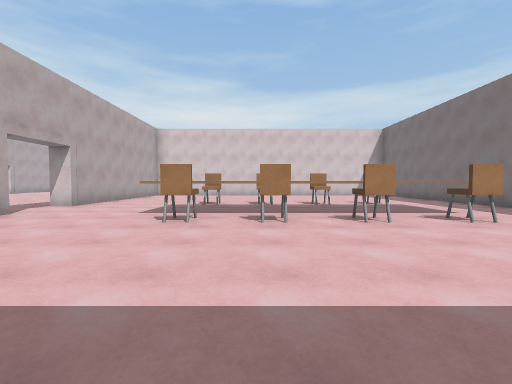
View 1 (above)

22 first-person views from a walk through a scene from a Unity 3-D project. The camera is 1.3 m above the floor, tilts 2° down and sees 90° across. Doors are open. The floor is counted in squares, 2 m on a side. Each view is taken from the middle of a square. On the plan, view 1 faces up. The plan holds only what a view shows up to about 9 squares ahead; the rest is blank. The place goes on beyond the plan. The player character is not drawn. Surface patterns are stand-ins for the level's own textures.

View 2
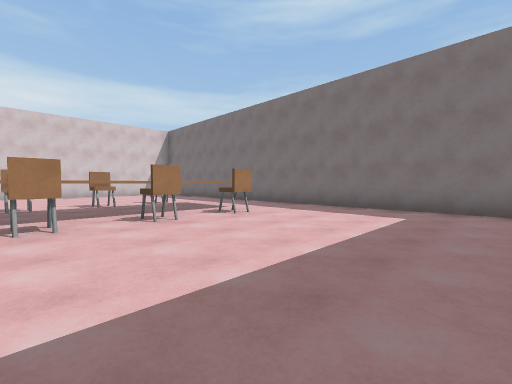

View 3
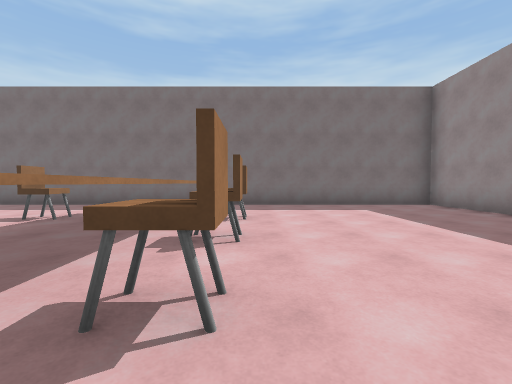

View 4
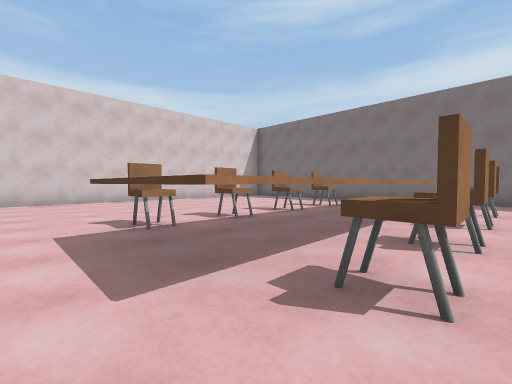

View 5
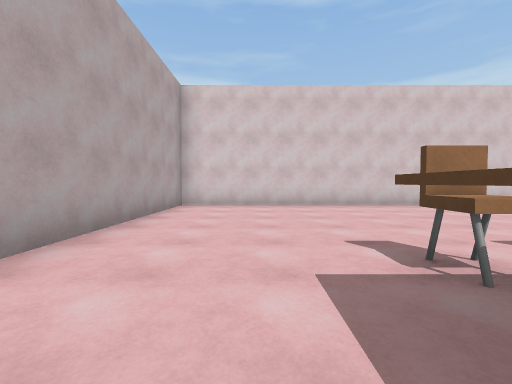

View 6
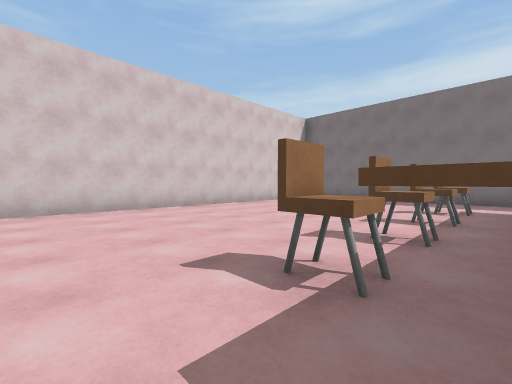

View 7
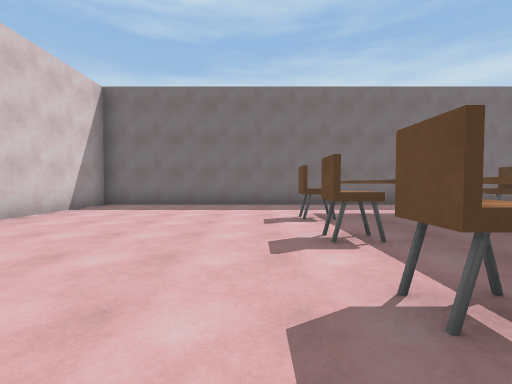

View 8
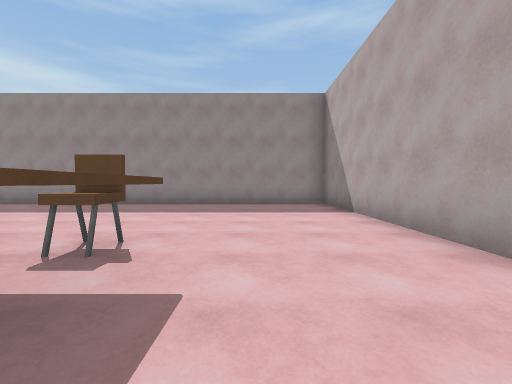

View 9
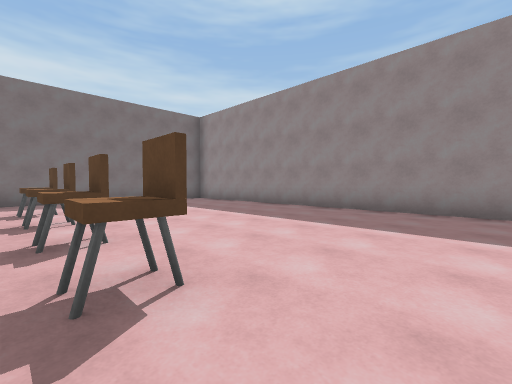

View 10
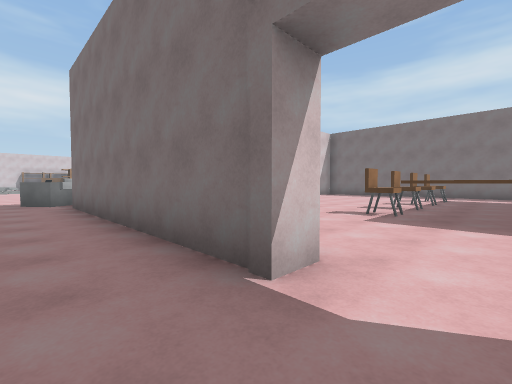

View 11
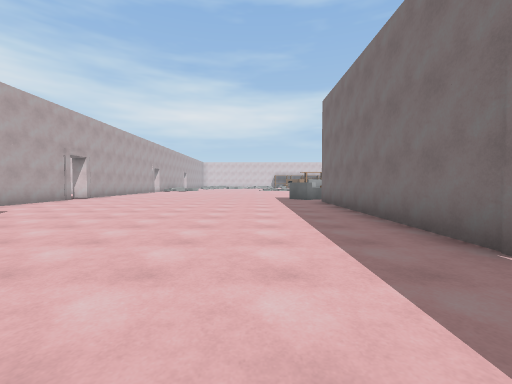

View 12
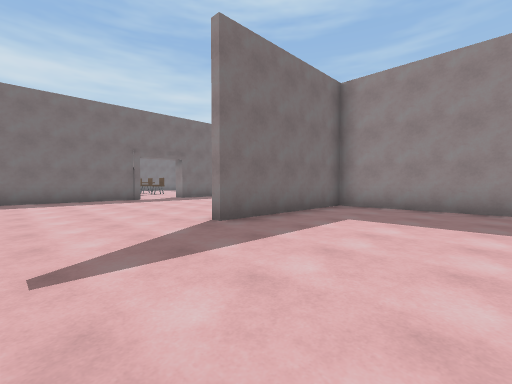

View 13
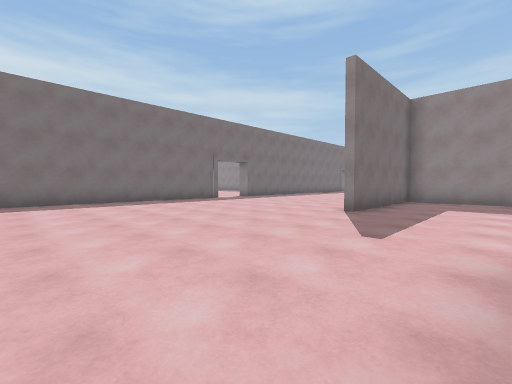

View 14
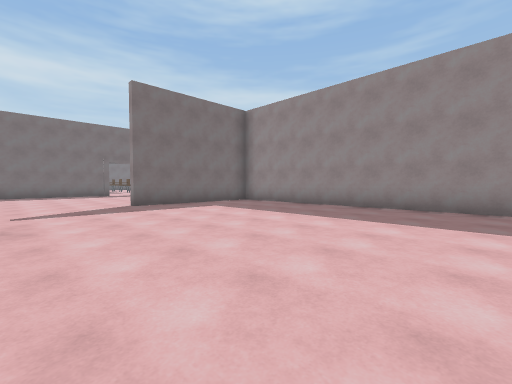

View 15
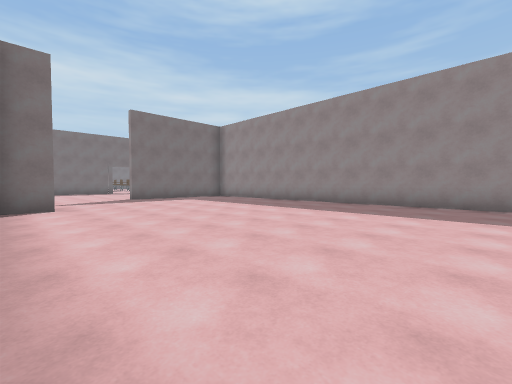

View 16
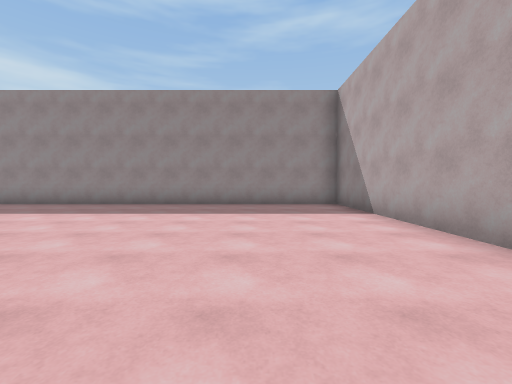

View 17
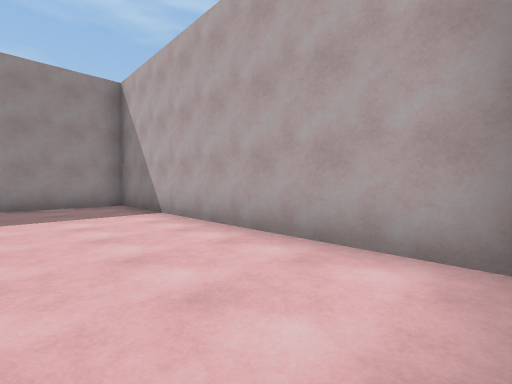

View 18
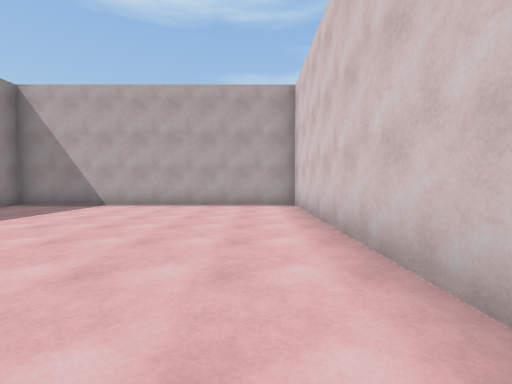

View 19
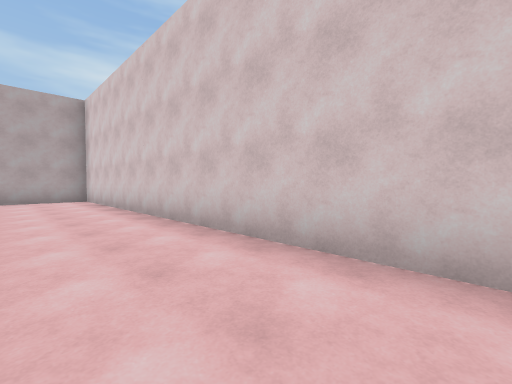

View 20
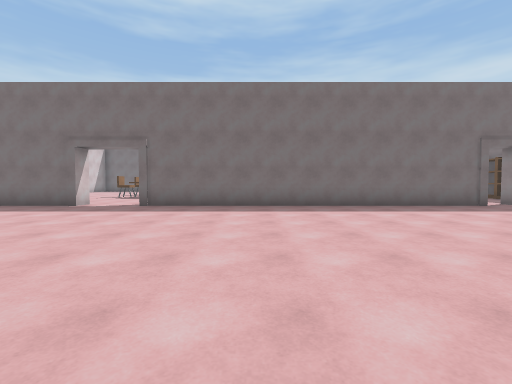

View 21
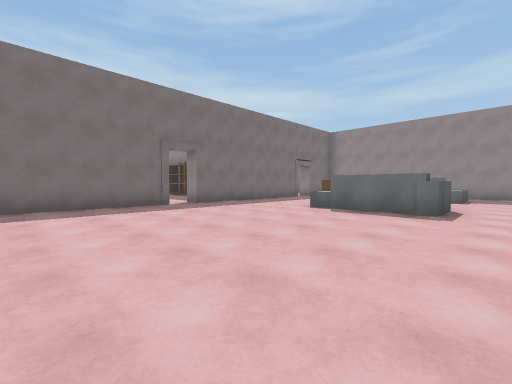

View 22
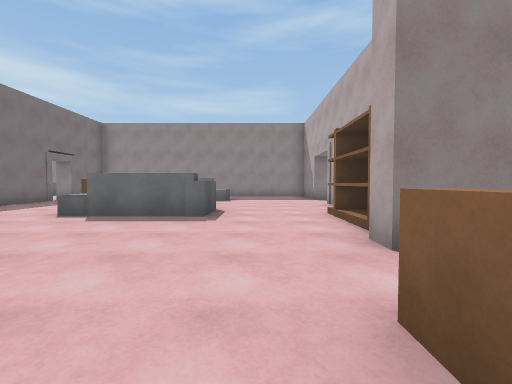

### Floor plan
Points are (right, up) in squares from view 1. A wall is a line through its corners. A room is listed if a view was taken in it or the views show most of it. See-through windows are left out.
Room 1 (views 1, 2, 3, 4, 5, 6, 7, 8, 9)
walls: (2, 7.3) (4.1, 7.3); (1.5, 5.1) (0.4, 5.1); (-1.5, 5.1) (-2.3, 5.1) (-2.3, 7.4); (3.5, 5.1) (2.4, 5.1); (-5.2, 5.4) (-5.2, -1.2) (6.7, -1.2) (6.7, 13.5) (-0.6, 13.5); (-2.5, 13.5) (-5.2, 13.5) (-5.2, 7.1)
ways out: open door at (-5.5, 6.5) to room 2
objects: other object (-1, 5); other object (-1, 8); other object (0, 5); other object (0, 8); other object (2, 5); other object (2, 8); other object (4, 5); other object (4, 8)
Room 2 (views 10, 11, 12, 13, 14, 15, 16, 17, 18, 19, 20, 21, 22)
walls: (-13.7, -2.6) (-13.7, -3.2); (-15.5, -4.5) (-14.3, -4.5) (-14.3, -5); (-15.7, 11.1) (-15.7, 12.1); (-16.9, 12.1) (-21.5, 12.1); (-15.2, 14.1) (-15.2, 12.1); (-5.7, 7.1) (-5.7, 14.1); (-15.2, -9.5) (-15.2, -10.1); (-26.9, 12.1) (-27.5, 12.1) (-27.5, 4.1) (-12.5, 4.1) (-12.5, 8.4); (-5.7, -4.6) (-5.7, 5.4); (-5.7, -6.5) (-5.7, -5.5); (-5.7, -11) (-5.7, -9.2)
ways out: open door at (-5.5, 6.5) to room 1; open door at (-15.5, -10.5); open door at (-6, -11); open door at (-5.5, -5)
objects: shelf (-15, -7) to (-15, -6); sofa (-12, -8) to (-9, -7); sofa (-10, -11) to (-9, -11); other object (-9, -10) to (-9, -9)

Where each view was taken, in squares from view 1:
view 1: 0 up, 0 right, facing up
view 2: 0 up, 0 right, facing up-right
view 3: 4 up, 1 left, facing right
view 4: 4 up, 3 left, facing up-right
view 5: 6 up, 3 left, facing up
view 6: 7 up, 3 left, facing up-right
view 7: 9 up, 1 left, facing right
view 8: 7 up, 3 left, facing down
view 9: 5 up, 3 left, facing down-right
view 10: 6 up, 7 left, facing up-right
view 11: 5 up, 8 left, facing up
view 12: 11 up, 16 left, facing down-right
view 13: 14 up, 15 left, facing down-right
view 14: 11 up, 20 left, facing down-right
view 15: 12 up, 23 left, facing down-right
view 16: 12 up, 25 left, facing down
view 17: 12 up, 25 left, facing down-left
view 18: 11 up, 20 left, facing left
view 19: 10 up, 17 left, facing up-left
view 20: 2 up, 13 left, facing right
view 21: 1 down, 13 left, facing down-right
view 22: 2 down, 13 left, facing down
